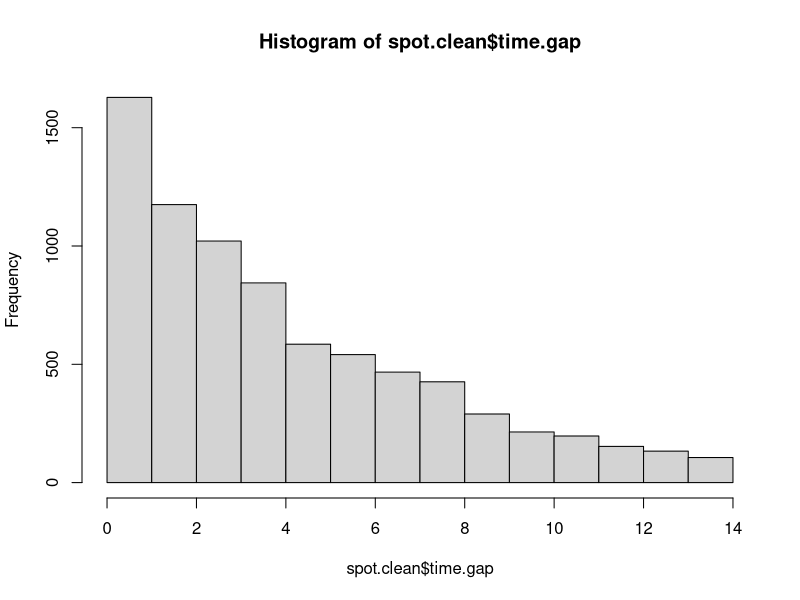
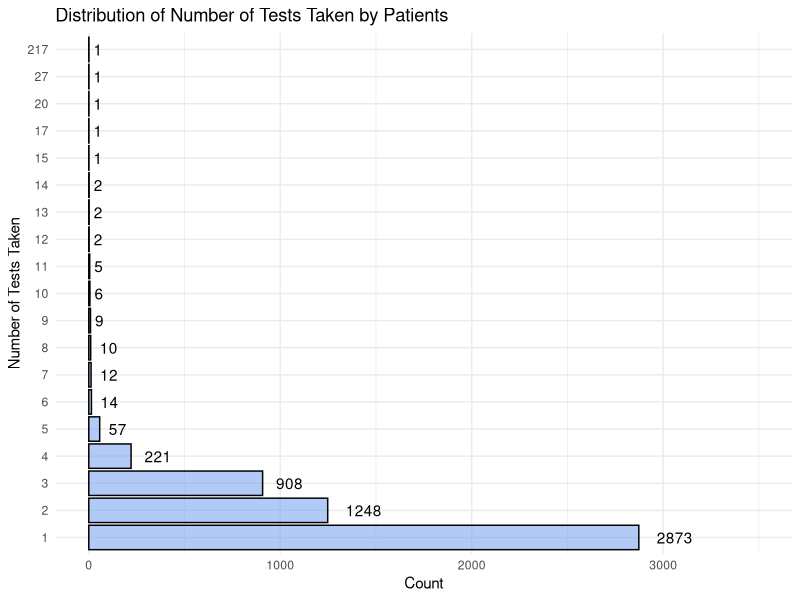
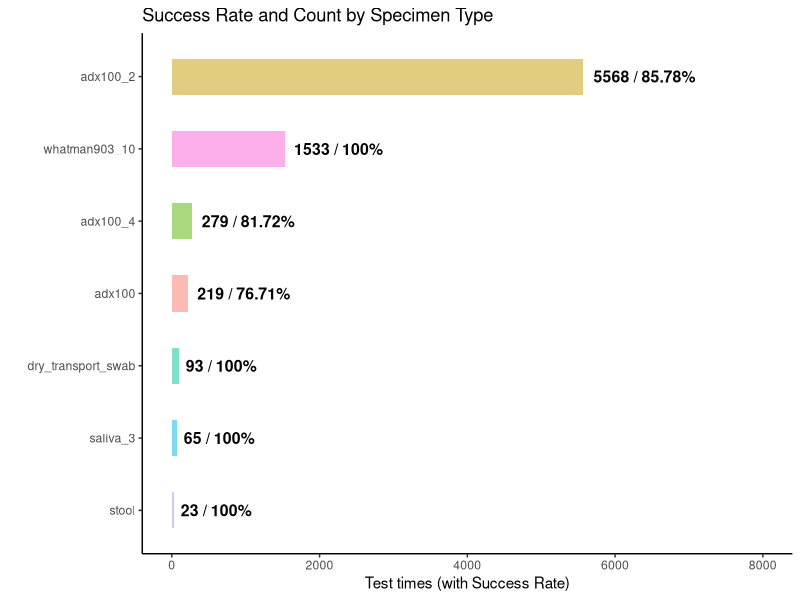

R code for these plots, in order:
## ---- chunk 1
rm(list = ls())
cat("\14")
library(tidyverse)
library(here)
library(lubridate)
spot <- read.csv(here("Spot Data.csv"))
## ---- chunk 2
#Rename Patient ID
spot$Patient.ID <- as.numeric(factor(spot$Patient.ID, levels=unique(spot$Patient.ID)))

#Binomial Sex
spot$Patient.Sex <- as.factor(spot$Patient.Sex)

#Dropping Redundant Predictors   
spot <- spot[,-c(5)]

#Factoring Specimen Type
spot$Specimen.Type <- as.factor(spot$Specimen.Type)

#Factoring and Renaming Client Location
spot$Client.ID <- as.factor(spot$Client.ID)
levels(spot$Client.ID) <- c("Location A","Location B","Location C","Location D","Location E","Location F",
                            "Location G","Location H","Location I","Location J","Location K","Location L",
                            "Location M","Location N","Location O","Location P","Location Q","Location R")


#Convert and Simplify Datetime Columns
datetime_cols <- c("Datetime.Kit.Delivered", "Datetime.Kit.Registered", "Datetime.Sample.Sent.In", "Datetime.Sample.Received", "Datetime.of.End.Status")
for (col in datetime_cols) {
  spot[[col]] <- as.Date(substr(spot[[col]], 1, 10), format="%Y-%m-%d")
}
## ---- chunk 3

## ---- chunk 4
# Tableau
## ---- chunk 5
#Calculate Time Gap between Sent in and Resulted
spot$time.gap <- as.numeric(difftime(spot$Datetime.of.End.Status, spot$Datetime.Sample.Sent.In,units = "day"))

spot.clean <- spot[,-c(7,8,10)]
spot.clean <- na.omit(spot.clean)
spot.clean <- spot.clean[!(spot.clean$End.Status %in% c("collected", "collection_exception","delivered","delivery_exception","partially_resulted","received")),]
reject <- subset(spot.clean, End.Status == "rejected")

threshold <-  1.5*(IQR(spot.clean$time.gap))
outliers <- spot.clean$time.gap < median(spot.clean$time.gap) - threshold | spot.clean$time.gap > median(spot.clean$time.gap) + threshold
spot.clean <- spot.clean[!outliers,]


hist(spot.clean$time.gap)
## ---- chunk 6
test.duration <- spot%>%
  count(Patient.ID) 

test.duration$n <- as.factor(test.duration$n)
test.duration <- test.duration[!is.na(test.duration$n),]

ggplot(test.duration, aes(x = n)) +
  geom_bar(alpha = 0.5, color = "black", fill = "cornflowerblue") +
  geom_text(stat = "count", aes(label = after_stat(count)), hjust = -0.5) +
  ylim(0,3500)+
  coord_flip()+
  labs(x = "Number of Tests Taken", 
       y = "Count",
       title ="Distribution of Number of Tests Taken by Patients") +
  theme_minimal()


## ---- chunk 7
test.rate <- spot.clean%>%
  group_by(Specimen.Type) %>%
  summarize(Count = n(), resulted_rate = sum(End.Status == "resulted")/n())

ggplot(test.rate, aes(x = reorder(Specimen.Type,Count), y = resulted_rate, fill = Specimen.Type)) +
  geom_bar(aes(y = Count),stat = "identity", alpha = 0.5, width = 0.5) +
  geom_text(aes(label = paste0(Count, " / ",round(resulted_rate*100,2), "%"), y = Count + 1), 
            color = "black", fontface = "bold", size = 4, hjust = -0.1) +
  labs(x = "", y = "Test times (with Success Rate)", 
       title = "Success Rate and Count by Specimen Type") +
  scale_fill_discrete(name = "Specimen Type") +
  scale_y_continuous(sec.axis = sec_axis(~./max(test.rate$count), name = "Count"))+
  ylim(0,8000)+
  coord_flip()+
  theme_classic()+
  theme(legend.position = "none")
